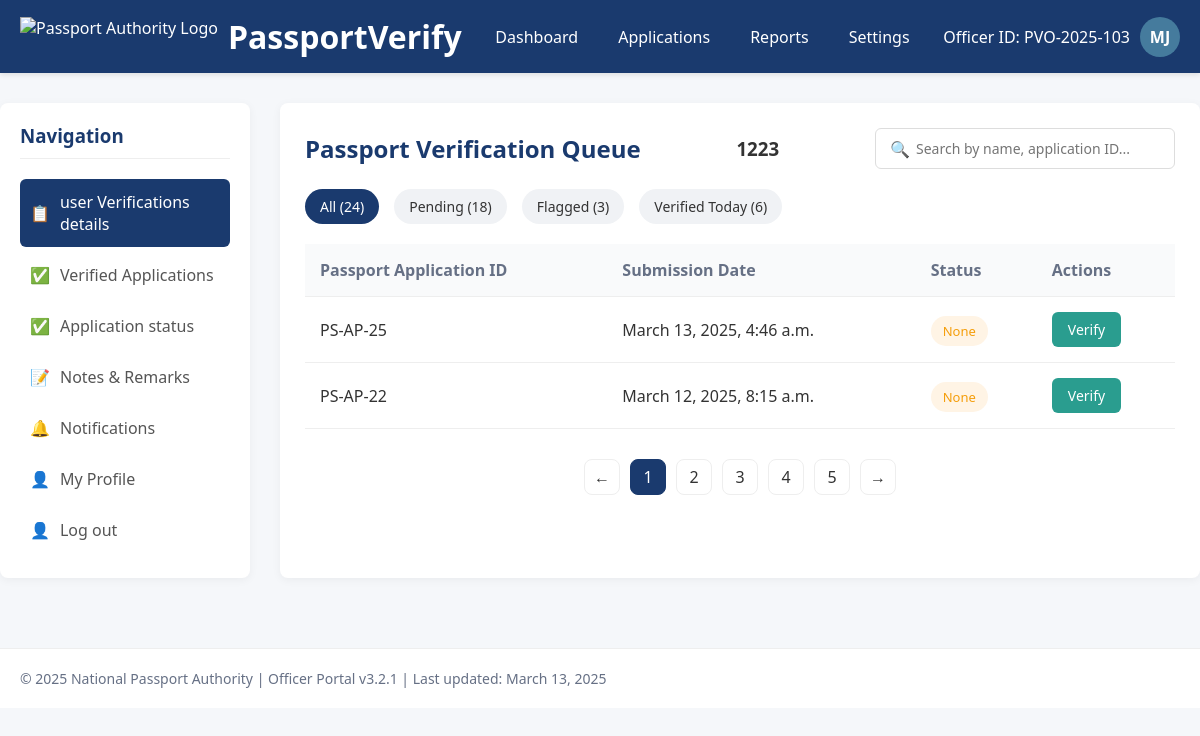
Before: /verification/dashboard_verifer/ (signed in) with the older database file.
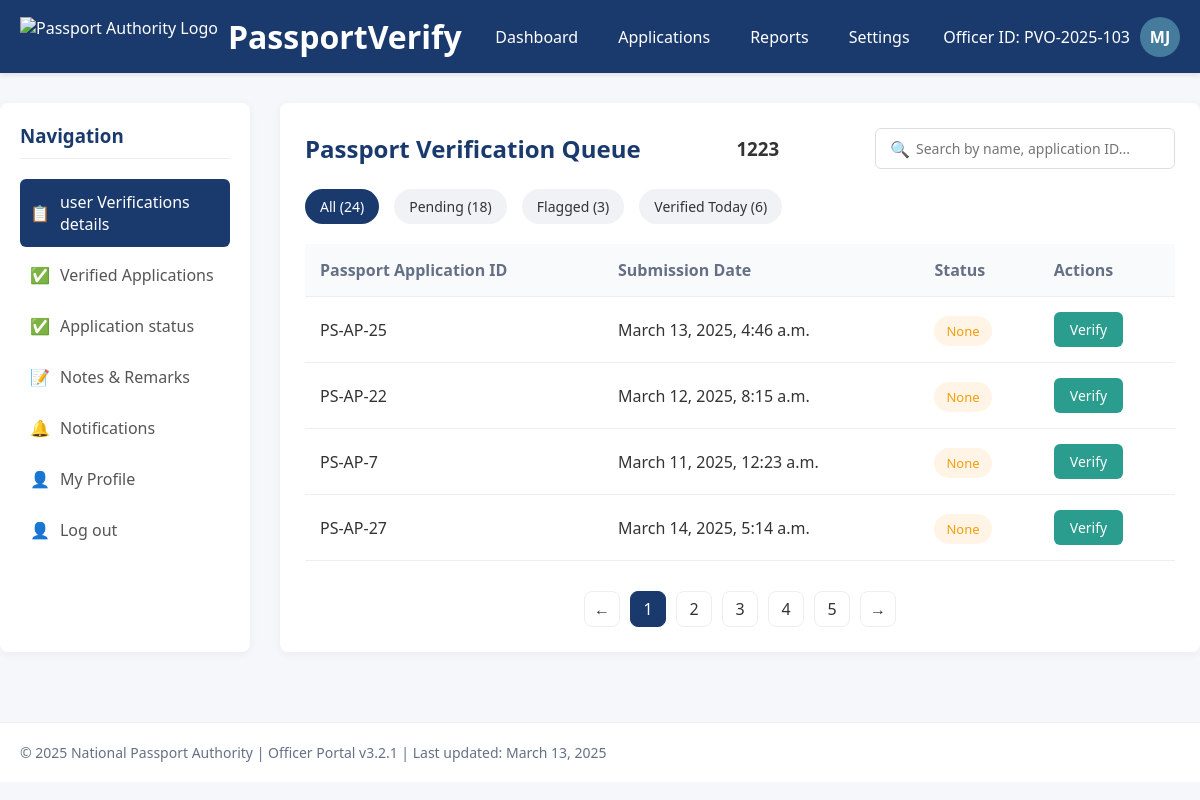
After: the same page with the newer database file.
### verification_app/models.py (models this page shows)
class PassportVerification(models.Model):
    VERIFIED = 'Verified'
    REJECTED = 'Rejected'
    VERIFICATION_STATUS_CHOICES = [
        (VERIFIED, 'Verified'),
        (REJECTED, 'Rejected'),
    ]
    ADMIN_PENDING = 'Pending'
    ADMIN_APPROVED = 'Approved'
    ADMIN_REJECTED = 'Rejected'
    ADMIN_VERIFICATION_CHOICES = [
        (ADMIN_PENDING, 'Pending'),
        (ADMIN_APPROVED, 'Approved'),
        (ADMIN_REJECTED, 'Rejected'),
    ]
    application_id = models.CharField(max_length=20, unique=True)
    passport_application = models.ForeignKey(PassportApplication, on_delete=models.CASCADE)
    verification_officer = models.ForeignKey(Employee, on_delete=models.CASCADE)
    verification_date_time = models.DateTimeField(auto_now=True)
    verification_status = models.CharField(max_length=20, choices=VERIFICATION_STATUS_CHOICES, blank=True, null=True)  # Limit to Verified/Rejected
    remarks = models.TextField(blank=True, null=True)
    admin_verification = models.CharField(max_length=20, choices=ADMIN_VERIFICATION_CHOICES,  blank=True, null=True)  # Limit to Pending/Approved/Rejected
    admin_remarks = models.TextField(blank=True, null=True)
    def __str__(self):
        return f"Verification for {self.application_id}"

### user_app/models.py (models this page shows, shortened)
class PassportApplication(models.Model):
    GENDER_CHOICES = [
        ('M', 'Male'),
        ('F', 'Female'),
        ('O', 'Other'),
    ]
    MARITAL_STATUS_CHOICES = [
        ('single', 'Single'),
        ('married', 'Married'),
        ('divorced', 'Divorced'),
        ('widowed', 'Widowed'),
        ('separated', 'Separated'),
    ]
    ID_TYPE_CHOICES = [
        ('aadhar', 'Aadhar Card'),
        ('pan', 'PAN Card'),
        ('passport', 'Passport'),
        ('voter', 'Voter ID'),
        ('driving', 'Driving License'),
        ('other', 'Other'),
    ]
    PASSPORT_TYPE_CHOICES = [
        ('regular', 'Regular'),
        ('official', 'Official'),
        ('diplomatic', 'Diplomatic'),
    ]
    PAGE_COUNT_CHOICES = [
        ('standard', 'Standard (36 pages)'),
        ('extra', 'Extra (60 pages)'),
    ]
    TRAVEL_PURPOSE_CHOICES = [
        ('tourism', 'Tourism'),
        ('business', 'Business'),
        ('study', 'Study'),
        ('employment', 'Employment'),
        ('family', 'Family Visit'),
        ('other', 'Other'),
    ]
    PAYMENT_METHOD_CHOICES = [
        ('online', 'Online Payment (Credit/Debit Card)'),
        ('bankTransfer', 'Bank Transfer'),
        ('challan', 'Bank Challan'),
    ]
    first_name = models.CharField(max_length=100)
    middle_name = models.CharField(max_length=100, blank=True)
    last_name = models.CharField(max_length=100)
    date_of_birth = models.DateField()
    city_of_birth = models.CharField(max_length=100)
    state_of_birth = models.CharField(max_length=100)
    country_of_birth = models.CharField(max_length=100)
    gender = models.CharField(max_length=1, choices=GENDER_CHOICES)
    marital_status = models.CharField(max_length=20, choices=MARITAL_STATUS_CHOICES)
    nationality = models.CharField(max_length=100)
    occupation = models.CharField(max_length=100)
    address_line1 = models.CharField(max_length=200)
    address_line2 = models.CharField(max_length=200, blank=True)
    city = models.CharField(max_length=100)
    state = models.CharField(max_length=100)
    postal_code = models.CharField(max_length=20)
    country = models.CharField(max_length=100)
    phone_number = models.CharField(max_length=20)
    email = models.EmailField()
    id_type = models.CharField(max_length=20, choices=ID_TYPE_CHOICES)
    id_number = models.CharField(max_length=100)
    father_name = models.CharField(max_length=200)
    mother_name = models.CharField(max_length=200)
    father_nationality = models.CharField(max_length=100)
    mother_nationality = models.CharField(max_length=100)
    father_passport_number = models.CharField(max_length=30, blank=True)
    mother_passport_number = models.CharField(max_length=30, blank=True)
    emergency_contact_name = models.CharField(max_length=200)
    emergency_contact_relationship = models.CharField(max_length=100)
    emergency_contact_phone = models.CharField(max_length=20)
    emergency_contact_address = models.CharField(max_length=300)
    passport_type = models.CharField(max_length=20, choices=PASSPORT_TYPE_CHOICES)
    page_count = models.CharField(max_length=20, choices=PAGE_COUNT_CHOICES)
    travel_purpose = models.CharField(max_length=20, choices=TRAVEL_PURPOSE_CHOICES)
    proof_of_identity = models.JSONField(default=list)  # Stores list of selected document types
    proof_of_address = models.JSONField(default=list)   # Stores list of selected document types
    additional_documents = models.TextField(blank=True)
    payment_method = models.JSONField(default=list)  # Stores selected payment methods
    expedited_service = models.BooleanField(default=False)
    total_amount = models.DecimalField(max_digits=10, decimal_places=2, default=0.0)  # New Field
    signature_file = models.ImageField(upload_to='signatures/')
    application_date = models.DateField()
    parental_consent = models.BooleanField(default=False)
    terms_agreed = models.BooleanField(default=False)
    created_at = models.DateTimeField(auto_now_add=True)
    updated_at = models.DateTimeField(auto_now=True)
    application_status = models.CharField(max_length=20, default='draft')
    user = models.ForeignKey(PassportRegistration, on_delete=models.CASCADE, blank=True, null=True)

### verification_app/views.py (the view)
# urls.py: path('dashboard_verifer/',views.dashboard_verifier_view,name='dashboard_verifer'),
def dashboard_verifier_view(request):
    passport_applications = PassportApplication.objects.all()
    emp_id = request.session.get('emp_id')
    verification_officer = Employee.objects.get(employee_id=emp_id)
    print(verification_officer.id)
    passport_verification = PassportVerification.objects.filter(verification_officer=verification_officer)
    print(passport_verification)
    context = {
        'passport_applications': passport_applications,
        'passport_verification': passport_verification,
    }
    return render(request,'dashboard_verifier.html', context)

### verification_app/templates/dashboard_verifier.html (shortened to what the changed rows need)
<!DOCTYPE html>
<html lang="en">
<head>
</head>
<body>
    <header>
        <div class="container header-content">
            <div class="logo">
                <h1>PassportVerify</h1>
            </div>
        </div>
    </header>
    <main class="main-content container">
        <div class="dashboard">
            <section class="verification-area">
                <div class="section-header">
                    <h2 class="section-title">Passport Verification Queue</h2>
                </div>
                <table class="applications-table">
                    <thead>
                        <tr>
                            <th>Passport Application ID</th>
                            <th>Submission Date</th>
                            <th>Status</th>
                            <th>Actions</th>
                        </tr>
                    </thead>
                    <tbody>
                        {% for d in passport_verification %}
                        <tr>
                            <td>PS-AP-{{d.application_id}}</td>
                            <td>{{d.passport_application.created_at}}</td>
                            <td><span class="status-badge status-pending">{{d.verification_status}}</span></td>
                            <td>
                                <a href="{% url 'status_update' p_id=d.id %}"><button class="action-btn btn-verify">Verify</button></a>
                            </td>
                        </tr>
                        {% endfor %}
                    </tbody>
                </table>
            </section>
        </div>
    </main>
</body>
</html>

Changed rows visible on the page:
added PassportVerification: application_id "7", passport_application.created_at "March 11, 2025, 12:23 a.m.", verification_status "None"
added PassportVerification: application_id "27", passport_application.created_at "March 14, 2025, 5:14 a.m.", verification_status "None"
